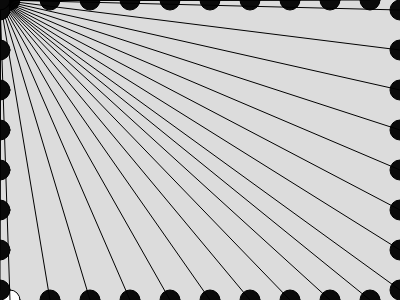
Frame 1 (no input)
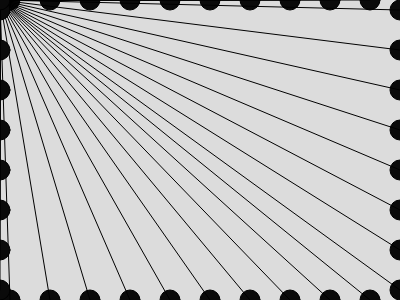
Frame 60 (no input)
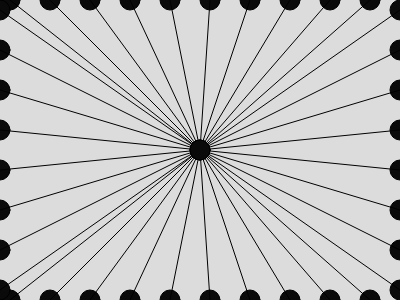
Frame 120 (the mouse pressed at the canvas centre since frame 60)

The p5.js sketch that drew these frames (run headless with seeded random() and noise() and a simulated clock; from frame 60 on, the mouse is pressed at the canvas centre):

// p5.js sketch
// ── sketch.js
// Project Title
// Your Name
// Date
//
// Extra for Experts:
// - describe what you did to take this project "above and beyond"


let xPos, yPos;

function setup() {
  createCanvas(400, 300);
  xPos = [];
  yPos = [];
  initWithLoops();
}

function initWithLoops(){
  for (let x=10; x<width; x+=40){
    xPos.push(x);
    yPos.push(height); 
  }
  for (let x=10; x<width; x+=40){
    xPos.push(x);
    yPos.push(0); 
  }



  for (let y=10; y<height; y+=40){
    xPos.push(width);
    yPos.push(y);
  }

  for (let y=10; y<height; y+=40){
    xPos.push(0);
    yPos.push(y);
  }
}


function draw() {
  background(220);
  cornersAndMouse();
  cornersAndMouseLoop();
}


function mousePressed(){
  xPos.push(mouseX);
  yPos.push(mouseY);
}


function cornersAndMouseLoop(){
  let i = 0;
  while(i < xPos.length){
    let x = xPos[i];
    let y = yPos[i];
    circle(x,y,20);
    fill(10);
    line(x,y,mouseX,mouseY);
    i++;
  }
  circle(mouseX, mouseY, 20);
}


function cornersAndMouse(){
  //draw some circles near each of the four corners
  //and connect some lines from there to the mouse position
 
  circle(mouseX, mouseY, 20);

}
// ── State Variable.js
function setup() {
  createCanvas(400, 400);
}


a = 0;
b = 0;
function move(){
  if (b===0 && a<350){
    a+=5;
  }
  else if(a === 350 && b<350){
    b+=5;
    }
  else if(a === 350 || b >0 && a>0){
    a-=5;
    }
  else if (a===0&&b>0){
    b-=5

  }
}



function draw() {
  background(220);
  square(a,b,50);
  move();
}
// ── Untitled-1.js
//Drawing with Loops 1
//Kaiwen Yang
//February 27, 2024
//using loops + arrays to create some visualizations


function setup(){
    createCanvas(400, 300);
}

function draw(){
    background(220);
}
